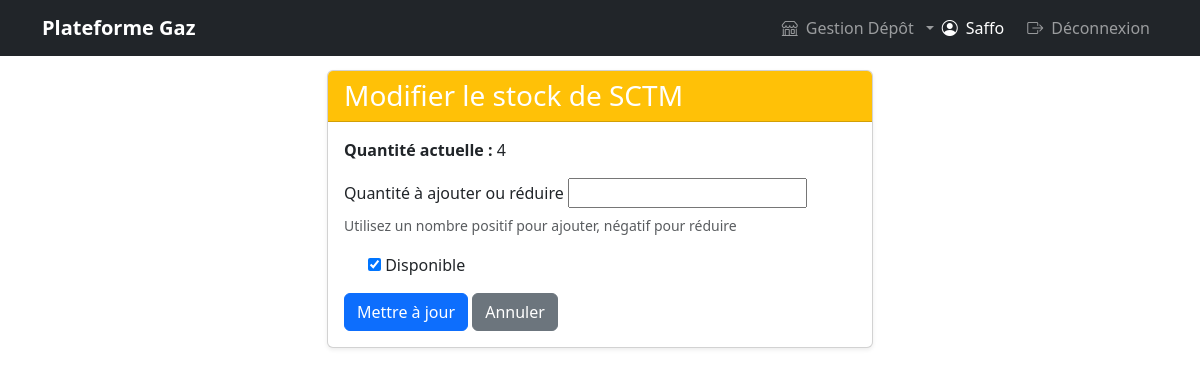
Before: /modifier-stock/2/ (signed in) with the older database file.
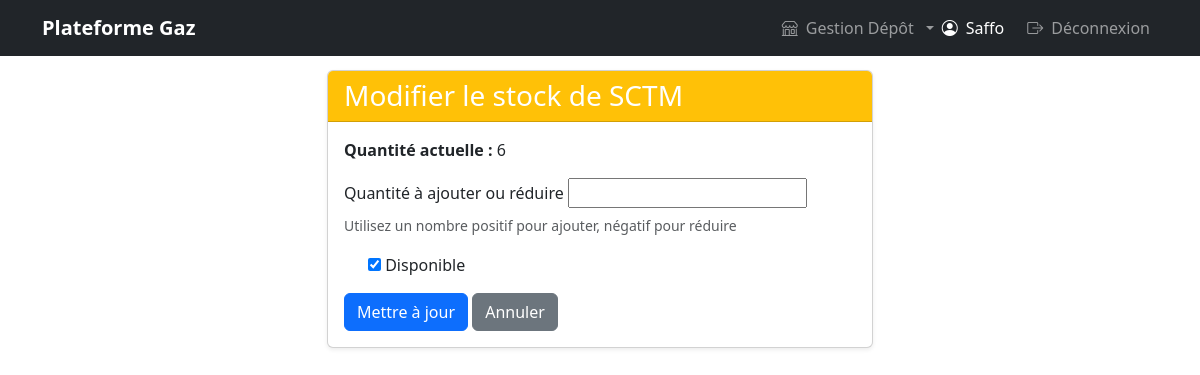
After: the same page with the newer database file.
### gestion_gaz/models.py (models this page shows, shortened)
class TypeGaz(models.Model):
    TYPE_GAZ_CHOICES = [
        ('TradexGaz', 'TradexGaz'),
        ('GPL', 'GPL'),
        ('SCTM', 'SCTM'),
        ('TotalEnergies', 'TotalEnergies'),
        ('Afriquia Gaz', 'Afriquia Gaz'),
        ('Camgaz', 'Camgaz'),
        ('GlocalGaz', 'GlocalGaz'),
        ('Gaz du Cameroun', 'Gaz du Cameroun (GDC)'),
        ('MRS Cameroon', 'MRS Cameroon'),
        ('BOCOM Petroleum', 'BOCOM Petroleum'),
    ]
    nom = models.CharField(max_length=50, choices=TYPE_GAZ_CHOICES)
    depot = models.ForeignKey(Depot, related_name='types_gaz', on_delete=models.CASCADE)
    est_disponible = models.BooleanField(default=True)
    quantite_stock = models.PositiveIntegerField(default=0)
    class Meta:
        constraints = [
            models.UniqueConstraint(fields=['nom', 'depot'], name='unique_nom_depot')
        ]

### gestion_gaz/views.py (the view)
# urls.py: path('modifier-stock/<int:pk>/', views.modifier_stock, name='modifier_stock'),
@login_required
def modifier_stock(request, pk):
    if not check_depot_access(request.user):
        messages.error(request, "Seuls les propriétaires de dépôts peuvent modifier le stock.")
        return redirect('accueil')
    type_gaz = get_object_or_404(TypeGaz, pk=pk, depot=request.user.depot)
    if request.method == 'POST':
        form = FormulaireMiseAJourStock(request.POST)
        if form.is_valid():
            quantite = form.cleaned_data['quantite']
            nouvelle_quantite = type_gaz.quantite_stock + quantite
            if nouvelle_quantite < 0:
                form.add_error('quantite', 'La quantité en stock ne peut pas être négative.')
                return render(request, 'modifier_stock.html', {'form': form, 'type_gaz': type_gaz})
            type_gaz.quantite_stock = nouvelle_quantite
            type_gaz.est_disponible = form.cleaned_data['est_disponible']
            type_gaz.save()
            messages.success(request, "Stock mis à jour avec succès !")
            return redirect('liste_types_gaz')
    else:
        form = FormulaireMiseAJourStock(initial={'est_disponible': type_gaz.est_disponible})
    return render(request, 'modifier_stock.html', {'form': form, 'type_gaz': type_gaz})

### gestion_gaz/forms.py
class FormulaireMiseAJourStock(forms.Form):
    quantite = forms.IntegerField(label="Quantité à ajouter ou réduire", help_text="Utilisez un nombre positif pour ajouter, négatif pour réduire")
    est_disponible = forms.BooleanField(label="Disponible", required=False)

### gestion_gaz/views.py (called while the page is built)
def check_depot_access(user):
    try:
        user.depot
        return True
    except AttributeError:
        return False

### gestion_gaz/templates/modifier_stock.html (shortened to what this page needs)
{% extends 'base.html' %}
{% block contenu %}
<div class="row justify-content-center">
    <div class="col-md-6">
        <div class="card shadow-sm">
            <div class="card-header bg-warning text-white">
                <h3 class="mb-0">Modifier le stock de {{ type_gaz.nom }}</h3>
            </div>
            <div class="card-body">
                <p><strong>Quantité actuelle :</strong> {{ type_gaz.quantite_stock }}</p>
                <form method="post">
                    <div class="mb-3">
                        <label for="{{ form.quantite.id_for_label }}" class="form-label">Quantité à ajouter ou réduire</label>
                        {{ form.quantite }}
                        <small class="form-text text-muted">{{ form.quantite.help_text }}</small>
                    </div>
                    <div class="mb-3 form-check">
                        {{ form.est_disponible }}
                        <label for="{{ form.est_disponible.id_for_label }}" class="form-check-label">Disponible</label>
                    </div>
                    <button type="submit" class="btn btn-primary">Mettre à jour</button>
                    <a href="{% url 'liste_types_gaz' %}" class="btn btn-secondary">Annuler</a>
                </form>
            </div>
        </div>
    </div>
</div>
{% endblock %}

Changed rows visible on the page:
changed TypeGaz "SCTM": quantite_stock "4" → "6"
